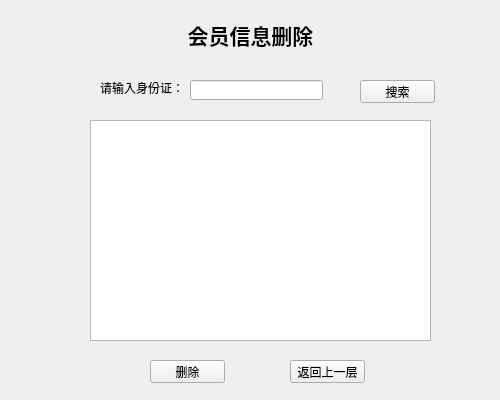
<?xml version="1.0" encoding="UTF-8"?>
<ui version="4.0">
 <class>DeleteInfo</class>
 <widget class="QWidget" name="DeleteInfo">
  <property name="geometry">
   <rect>
    <x>0</x>
    <y>0</y>
    <width>500</width>
    <height>400</height>
   </rect>
  </property>
  <property name="windowTitle">
   <string>Form</string>
  </property>
  <widget class="QLabel" name="label">
   <property name="geometry">
    <rect>
     <x>0</x>
     <y>0</y>
     <width>500</width>
     <height>400</height>
    </rect>
   </property>
   <property name="styleSheet">
    <string notr="true">border-image: url(:/image/backimage.png);</string>
   </property>
   <property name="text">
    <string/>
   </property>
  </widget>
  <widget class="QPushButton" name="SearchBtn">
   <property name="geometry">
    <rect>
     <x>360</x>
     <y>80</y>
     <width>75</width>
     <height>23</height>
    </rect>
   </property>
   <property name="text">
    <string>搜索</string>
   </property>
  </widget>
  <widget class="QLabel" name="IDLabel">
   <property name="geometry">
    <rect>
     <x>100</x>
     <y>80</y>
     <width>81</width>
     <height>16</height>
    </rect>
   </property>
   <property name="text">
    <string>请输入身份证：</string>
   </property>
  </widget>
  <widget class="QLabel" name="TitleLabel">
   <property name="geometry">
    <rect>
     <x>175</x>
     <y>10</y>
     <width>151</width>
     <height>51</height>
    </rect>
   </property>
   <property name="text">
    <string>&lt;html&gt;&lt;head/&gt;&lt;body&gt;&lt;p align=&quot;center&quot;&gt;&lt;span style=&quot; font-size:16pt; font-weight:600;&quot;&gt;会员信息删除&lt;/span&gt;&lt;/p&gt;&lt;/body&gt;&lt;/html&gt;</string>
   </property>
  </widget>
  <widget class="QLineEdit" name="IDLineEdit">
   <property name="geometry">
    <rect>
     <x>190</x>
     <y>80</y>
     <width>133</width>
     <height>20</height>
    </rect>
   </property>
  </widget>
  <widget class="QTextEdit" name="UserTextEdit">
   <property name="geometry">
    <rect>
     <x>90</x>
     <y>120</y>
     <width>341</width>
     <height>221</height>
    </rect>
   </property>
  </widget>
  <widget class="QPushButton" name="DeletBtn">
   <property name="geometry">
    <rect>
     <x>150</x>
     <y>360</y>
     <width>75</width>
     <height>23</height>
    </rect>
   </property>
   <property name="text">
    <string>删除</string>
   </property>
  </widget>
  <widget class="QPushButton" name="ReturnBtn">
   <property name="geometry">
    <rect>
     <x>290</x>
     <y>360</y>
     <width>75</width>
     <height>23</height>
    </rect>
   </property>
   <property name="text">
    <string>返回上一层</string>
   </property>
  </widget>
 </widget>
 <resources/>
 <connections/>
</ui>
